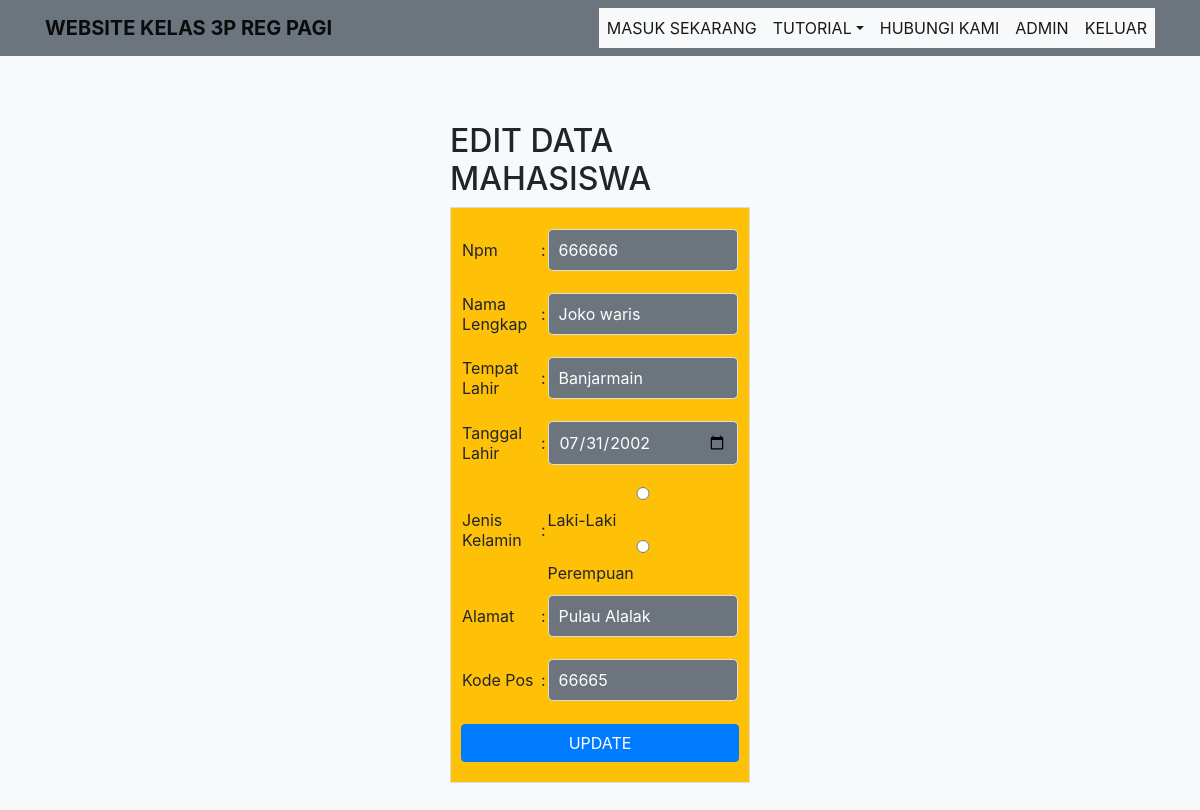
Screenshot of /edit_mahasiswa.php?npm=666666 with the database file from the repository.
### tables this page shows
CREATE TABLE `mahasiswa_tb` (
  `npm` varchar(8) NOT NULL,
  `nama` varchar(100) NOT NULL,
  `tempat_lahir` varchar(50) NOT NULL,
  `tanggal_lahir` date NOT NULL,
  `jenis_kelamin` varchar(10) NOT NULL,
  `alamat` text NOT NULL,
  `kode_pos` varchar(5) NOT NULL
);

### edit_mahasiswa.php (the view, shortened to what this page needs)
<?php
    include "header.php";
	include "koneksi.php";
	$npm = $_GET['npm'];
	$ambilData = mysqli_query($conn, "SELECT * FROM mahasiswa_tb WHERE npm ='$npm'");
	$tampil = mysqli_fetch_array($ambilData);
 ?>
<!DOCTYPE html>
<html>
<head>
     <link rel="stylesheet" href="https://cdn.jsdelivr.net/npm/bootstrap@4.5.3/dist/css/bootstrap.min.css">
     <link rel="stylesheet" type="text/css" href="css/style.css">
     <link rel="stylesheet" type="text/css" href="css/bootstrap.min.css">
</head>
<body class="bg-light">
    <form action="" method="post">
        <div class="box-formulir">
        <br>
        <br>
        <br>
        <H2>EDIT DATA MAHASISWA</H2>
		<div class="box bg-warning">
            <table border="0" class="table-form">
                 <tr>
                    <td>Npm</td>
                    <td>:</td>
                    <td>
                        <input type="text" value="<?php echo $tampil['npm'] ?>" name="npm" class="input-control bg-secondary text-white">
                    </td>
                </tr>
                <tr>
                    <td>Nama Lengkap</td>
                    <td>:</td>
                    <td>
                        <input type="text" value="<?php echo $tampil['nama'] ?>" name="nama" class="input-control bg-secondary text-white">
                    </td>
                </tr>
                <tr>
                    <td>Tempat Lahir</td>
                    <td>:</td>
                    <td>
                           <input type="text" value="<?php echo $tampil['tempat_lahir'] ?>" name= "tempat_lahir" class="input-control bg-secondary text-white">
                    </td>
                </tr>
                <tr>
                    <td>Tanggal Lahir</td>
                    <td>:</td>
                    <td>
                        <input type="date" value="<?php echo $tampil['tanggal_lahir'] ?>" name="tanggal_lahir" class="input-control
                        bg-secondary text-white">
                    </td>
                </tr>
                 <tr>
                    <td>Jenis Kelamin</td>
                    <td>:</td>
                    <td>
                        <input type="radio" value="Laki-Laki"<?php echo $tampil['jenis_kelamin'] ?> name="jenis_kelamin">Laki-Laki
                        <input type="radio" value="Perempuan"<?php echo $tampil['jenis_kelamin'] ?> name="jenis_kelamin">Perempuan
                    </td>
                </tr>
                 <tr>
                    <td>Alamat</td>
                    <td>:</td>
                    <td>
                        <input type="text" value="<?php echo $tampil['alamat'] ?>" name= "alamat" class="input-control
                        bg-secondary text-white">
                    </td>
                </tr>
                  <tr>
                    <td>Kode Pos</td>
                    <td>:</td>
                    <td>
                       <input type="text" value="<?php echo $tampil['kode_pos'] ?>" name= "kode_pos" class="input-control
                       bg-secondary text-white">
                    </td>
                </tr>
                <tr>
                    <td></td>
                    <td></td>
                </tr>
            </table>
                    <td>
                      <input type="submit" class="btn btn-primary" name="simpan" value="UPDATE">
                    </td>
        </div>
    </form>
</body>
</html>

### css/style.css (style rules this page uses)
.box { background-color: none; border:1px solid #ddd; padding:10px; box-sizing: border-box; margin:5px 0 25px; }
body { background:#fff; color:#333; font-family:'Arial'; background: url(img/gambar1.jpg); }
body input { padding:10px; border-radius:5px; margin:10px 0; width:100%; border:1px solid #ddd; }
.box-formulir { width:25%; margin:50px auto; }

### rows the page displays
mahasiswa_tb: npm "666666", nama "Joko waris", tempat_lahir "Banjarmain", tanggal_lahir "07/31/2002", alamat "Pulau Alalak", kode_pos "66665"
